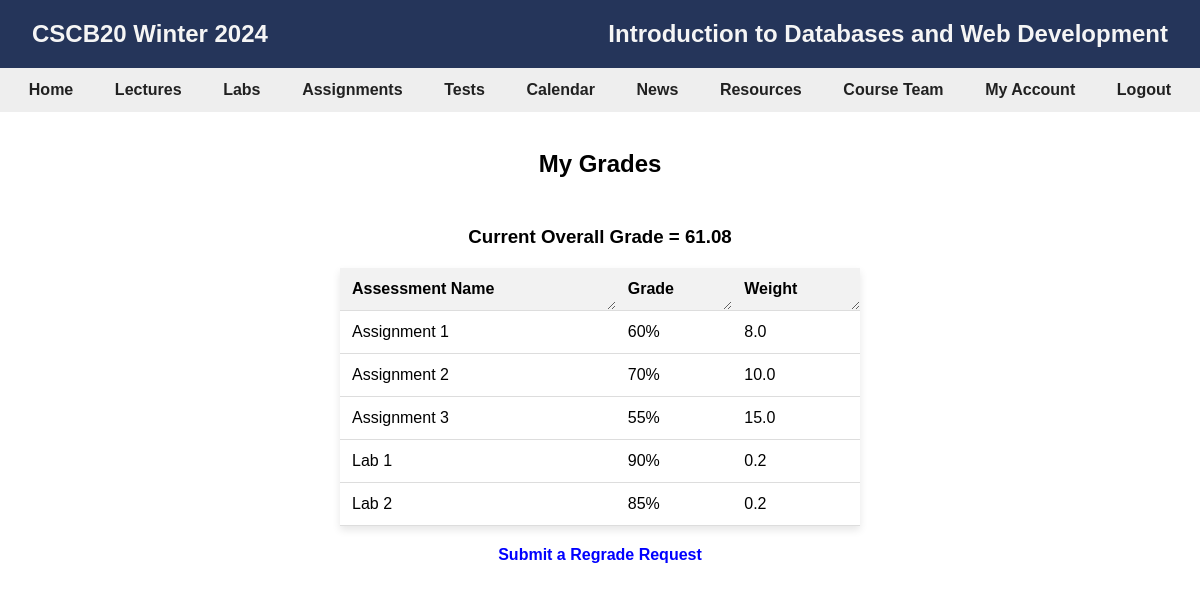
/grades (signed in), run on the app's committed database.
### app.py (models this page shows)
class Grades(db.Model):
    __tablename__ = "Grades"
    student_username = db.Column(
        db.String(20), db.ForeignKey("Person.username"), primary_key=True
    )
    assessment_name = db.Column(
        db.String(30), db.ForeignKey("Assessments.assessment_name"), primary_key=True
    )
    assessment_type = db.Column(db.String(20), nullable=False)
    grade = db.Column(db.Integer, default=None)

class Assessments(db.Model):
    __tablename__ = "Assessments"
    assessment_name = db.Column(db.String(30), primary_key=True)
    assessment_type = db.Column(db.String(20), nullable=False)
    due_date = db.Column(db.String(20))
    location = db.Column(db.String(20))
    weight = db.Column(db.REAL)
    handout_link = db.Column(db.String(100))
    solutions_link = db.Column(db.String(100))
    description = db.Column(db.String(1000), nullable=False)

### app.py (the view, shortened to what this page needs)
@app.route("/grades")
def grades():
    pagename = "grades"
    if "name" not in session:
        flash("You must be logged in to view this page")
        return render_template("login.html", pagename="login", title="Login")
    if session["user_type"] == "student":
        grades = (
            db.session.query(Grades.assessment_name, Grades.grade, Assessments.weight)
            .join(Assessments, Grades.assessment_name == Assessments.assessment_name)
            .filter(Grades.student_username == session["name"])
            .all()
        )
        final_mark = calculate_overall_mark(grades)
        return render_template(
            "grades.html",
            pagename=pagename,
            grades=grades,
            final_mark=final_mark,
            title="Grades",
        )

### app.py (called while the page is built)
def calculate_overall_mark(grades):
    total_weight = 0
    final_mark = 0
    mark = 0
    for grade in grades:
        mark += (grade.grade / 100) * grade.weight
        total_weight += grade.weight
    if total_weight == 0:
        return 0
    final_mark = round((mark / total_weight) * 100, 2)
    return final_mark

### templates/grades.html
{% extends "template.html" %} {% block content %}
<section class="content">
  <div class="grid-container">
    {% if session["user_type"] == "instructor" %}
    <div class="grid-item">
      <h1>Student Grades</h1>
    </div>
    <div class="grid-item-2 regrades">
      <a href="{{ url_for('regrades') }}">View Regrade Requests</a>
    </div>
    {% if grades %} {% for assessment in grades %}
    <div class="grid-item-2" id="{{assessment}}">
      <h2>{{assessment}}</h2>
      <h3>Average = {{avgs[assessment]}}</h3>
      <table class="center">
        <tr>
          <th>Student Username</th>
          <th>Grade</th>
        </tr>
        {% for grade in grades[assessment] %}
        <tr class="cell">
          <td>{{grade.student_username}}</td>
          <td>{{grade.grade}}%</td>
        </tr>
        {% endfor %}
      </table>
    </div>
    {% endfor %} {% else %}
    <p>There are no assignments (yet!)</p>
    {% endif %} {% else %}
    <div class="grid-item">
      <h1>My Grades</h1>
    </div>
    {% if grades %}
    <div class="grid-item-2">
      <h3>Current Overall Grade = {{final_mark}}</h3>
      <table class="center">
        <tr>
          <th>Assessment Name</th>
          <th>Grade</th>
          <th>Weight</th>
        </tr>
        {% for grade in grades%}
        <tr class="cell">
          <td>{{grade.assessment_name}}</td>
          <td>{{grade.grade}}%</td>
          <td>{{grade.weight}}</td>
        </tr>
        {% endfor %}
      </table>
      <a href="{{ url_for('add_regrade') }}">Submit a Regrade Request</a>
    </div>
    {% else %}
    <p>There are no assignments (yet!)</p>
    {% endif %} {% endif %}
  </div>
</section>
{% endblock content %}

### static/css/header.css (style rules this page uses)
* { margin: 0; padding: 0; box-sizing: border-box; overflow: auto; }
body { font-family: Arial, sans-serif; padding-top: 50px; }
.content { margin-top: 100px; padding: 0rem 5rem; min-height: 80vh; position: relative; min-height: 100vh; width: 100%; transition: all 0.2s ease; }

### static/css/grid.css (style rules this page uses)
.grid-container { width: 100%; display: grid; grid-template-columns: 1fr; gap: 1fr; }
.grid-item { display: flex; justify-content: space-around; align-items: center; width: 100%; }
.grid-item-2 a, .grid-item-2 a:visited { text-decoration: none; color: blue; font-size: 16; }
.grid-item-2 { display: flex; flex-direction: column; justify-content: space-around; align-items: right; width: 100%; margin: 1rem 0rem; }

### static/css/table.css (style rules this page uses)
table { width: 95%; border-collapse: collapse; margin: 20px; box-shadow: 0 4px 8px rgba(0, 0, 0, 0.1); background-color: #ffffff; overflow: hidden; margin-right: auto; margin-left: auto; }
th, td { padding: 12px; text-align: left; border-bottom: 1px solid #dddddd; overflow: hidden; }
th { background-color: #f2f2f2; resize: horizontal; overflow: hidden; }

### static/css/grades.css (style rules this page uses)
table { width: 50%; }
.grid-item-2 { margin: 3rem 0rem; }
.grid-item-2 h2, h3 { margin-left: auto; margin-right: auto; }
.grid-item-2 a, .grid-item-2 a:visited { margin-left: auto; margin-right: auto; font-weight: bold; }

### data on the page
Grades: assessment_name "Assignment 1", grade "60", weight "8.0"
Grades: assessment_name "Assignment 2", grade "70", weight "10.0"
Grades: assessment_name "Assignment 3", grade "55", weight "15.0"
Grades: assessment_name "Lab 1", grade "90", weight "0.2"
Grades: assessment_name "Lab 2", grade "85", weight "0.2"

### other printed values
{{ final_mark }} "61.08"
